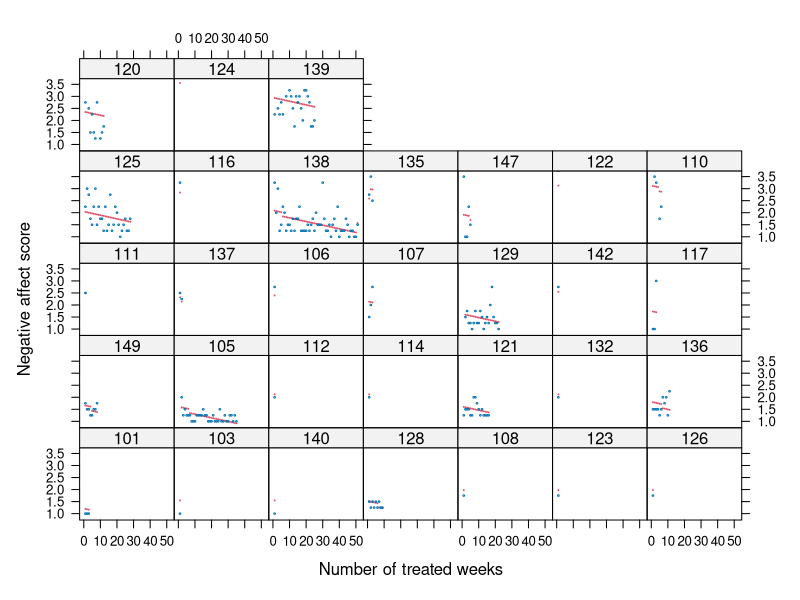
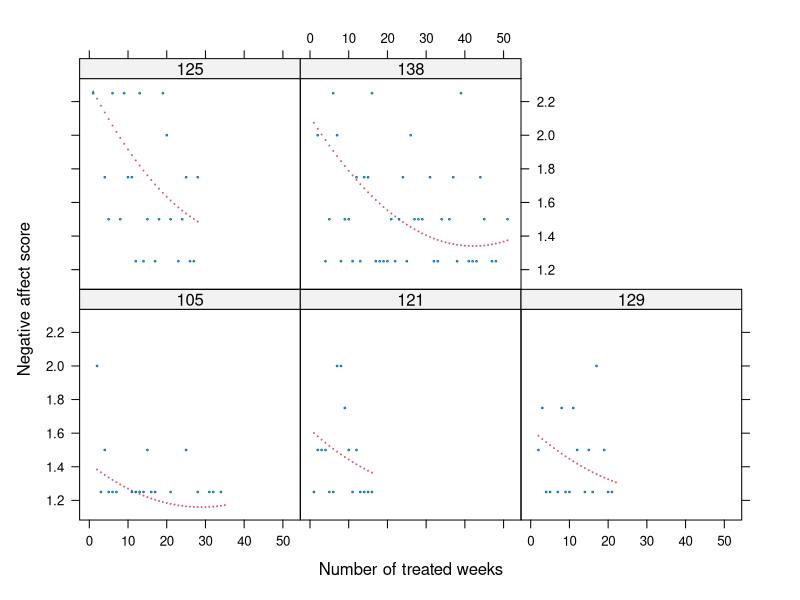
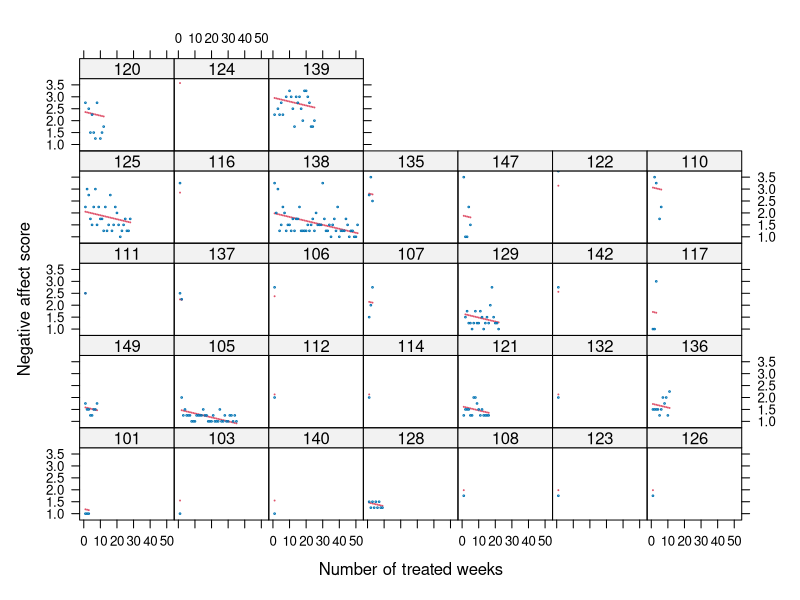
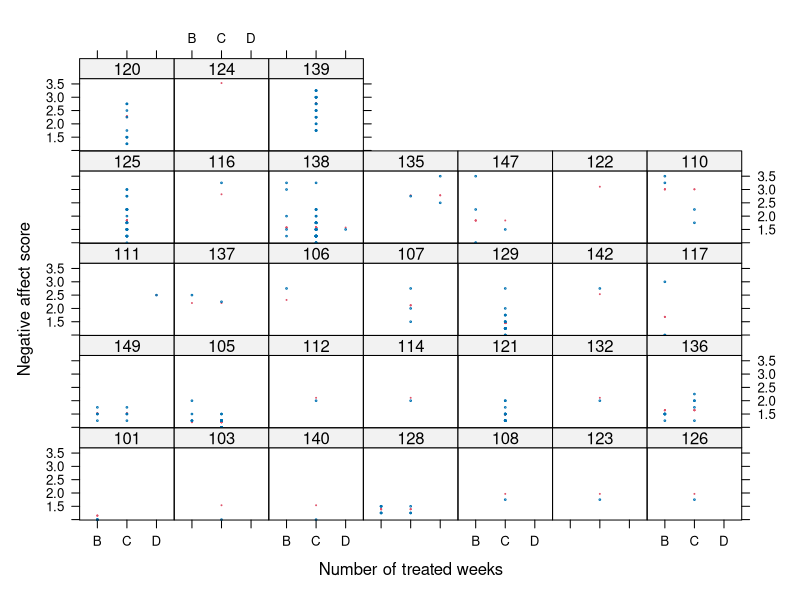
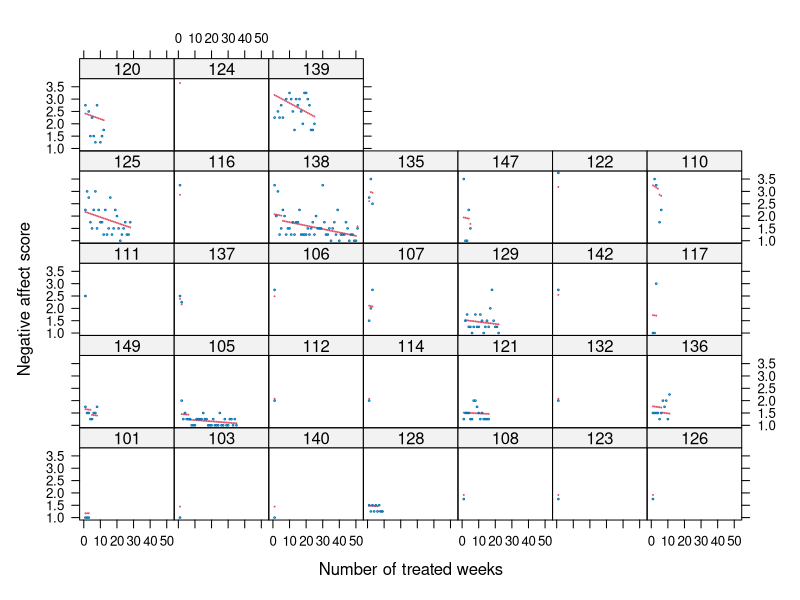
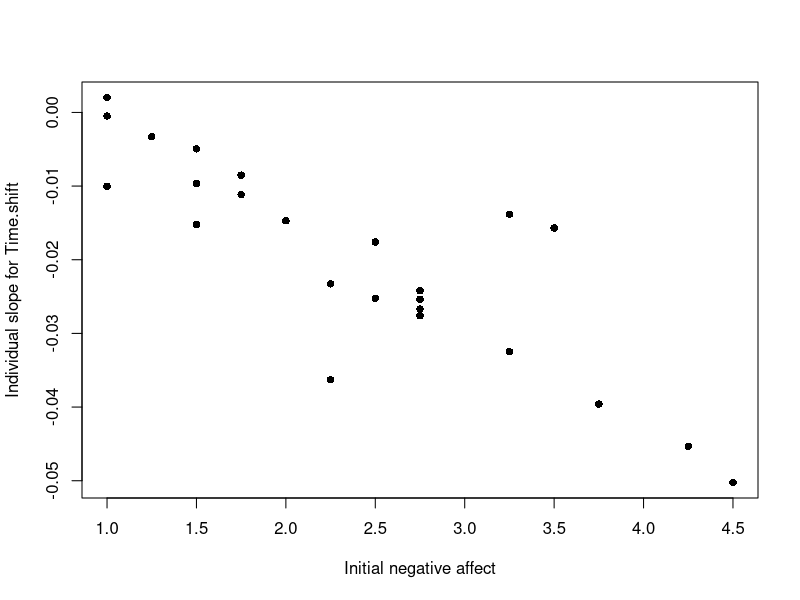

R code for these plots, in order:
library(nlme)
require(lattice)
library(latticeExtra)
library(dplyr)

## read data
## !! shift time; add a new covariate.
setwd("/home/liu00980/Documents/8801project/project_Vivian")
data_1<-read.csv('Data.csv')
table(data_1$Time)

## data cleaning (some check)
length(unique(data_1$ID))
length(unique(data_1$Time))
data_1$Time[data_1$ID==138]

for(i in unique(data_1$ID)){
a=length(data_1$Time[data_1$ID==i])
b=length(unique(data_1$Time[data_1$ID==i]))
if (a!=b) print('1')
}

#Q:
## ----- DATA CLEANING -----
## add a four level factor for variable Time as Time.pand
data_1 <- data_1[data_1$Time != 100, ]

Time.pand=rep(0,nrow(data_1))
for(i in 1:length(Time.pand)){
  if(data_1$Time[i]==100) Time.pand[i]='A'
  else if(data_1$Time[i]>=101 & data_1$Time[i]<=106) Time.pand[i]='B'
  else if(data_1$Time[i]>=200 & data_1$Time[i]<=299) Time.pand[i]='C'
  else if(data_1$Time[i]>=300)       Time.pand[i]='D' 
}
Time.pand=relevel(as.factor(Time.pand), ref = 'B')
data_1$Time.pand = Time.pand


data_1 %>%
  group_by(ID) %>%
  mutate(Time.start = min(as.character(Time.pand))) %>%
  as.data.frame() -> data_1
data_1$Time.start <- relevel(as.factor(data_1$Time.start), ref = "B")


# data_1 %>%
#   arrange(ID) %>%
#   select(ID, Time.start) %>%
#   group_by(ID) %>%
#   summarize(unique(Time.start))
  

## Shift Time (add a new variable, Time.shift)
Time.shift=rep(0,nrow(data_1))
for(i in unique(data_1$ID)){
  Time.shift[which(data_1$ID==i)]=as.numeric(as.factor(data_1$Time[which(data_1$ID==i)]))
}
data_1=data.frame(data_1,'Time.shift'=Time.shift)


# # IDs with baselines and have interventions
# id.baseline <- as.numeric(names(which(table(data_1[data_1$ID %in% data_1[data_1$Time == 100, "ID"], "ID"]) > 1)))

# data_1 %>%
#   filter(ID %in% id.baseline) %>%
#   select(ID, Time) %>%
#   arrange(ID, Time)


# intersect(
#   unique(data_1[data_1$Condition == 0, "ID"]),
#   unique(data_1[data_1$Condition != 0, "ID"])
# )

#############
# PANAS_Neg #
#############

data_neg <- data_1[, c("ID", "PANAS_Neg", "Time.pand", "Time.shift", "Time.start")]
data_neg <- na.omit(data_neg)

data_neg_group <- groupedData(PANAS_Neg ~ Time.shift | ID, data = data_neg)

## Q1: change over time
lme_neg_linear <- lme(fixed = PANAS_Neg ~ Time.shift + Time.pand + Time.start, random = ~ 1 | ID, data = data_neg_group)

summary(lme_neg_linear) # individual significant: time; borderline significant: time.start.pand compared to time.start.prepand
anova(lme_neg_linear) # overall significant: time

a <- xyplot(
  fitted(lme_neg_linear) ~ Time.shift | ID,
  data = data_neg_group,
  cex = 0.1, col = 2, lwd = 1,
  xlab = "Number of treated weeks",
  ylab = "Negative affect score"
  )
b <- xyplot(PANAS_Neg ~ Time.shift | ID, data = data_neg_group, add = T, cex = 0.2)
a + as.layer(b)


## Q2: recommended weeks

data_neg_group_quad <- data_neg_group[data_neg_group$ID %in% c(105, 121, 125, 129, 138), ]

lme_neg_quad <- lme(fixed = PANAS_Neg ~ Time.shift + I(Time.shift^2) + Time.start, random = list(~ Time.shift + I(Time.shift^2) | ID), data = data_neg_group_quad, method = "ML")
lme_neg_quad_0 <- lme(fixed = PANAS_Neg ~ Time.shift + I(Time.shift^2) + Time.start, random = list(~ 1 | ID), data = data_neg_group_quad, method = "ML")

anova(lme_neg_quad, lme_neg_quad_0)


# only time is significant
summary(lme_neg_quad)
anova(lme_neg_quad)

apply(coef(lme_neg_quad), 1, function(x) - x[2] / (2 * x[3])) 

a <- xyplot(
  fitted(lme_neg_quad) ~ Time.shift | ID,
  data = data_neg_group_quad,
  cex = 0.1, col = 2, lwd = 1,
  xlab = "Number of treated weeks",
  ylab = "Negative affect score"
  )
b <- xyplot(PANAS_Neg ~ Time.shift | ID, data = data_neg_group_quad, add = T, cex = 0.2)
a + as.layer(b)


## Q3: differential effect of pandemic

### same model as Q1
lme_neg_linear <- lme(fixed = PANAS_Neg ~ Time.shift + Time.start, random = ~ 1 | ID, data = data_neg_group)

summary(lme_neg_linear) # individual significant: time; borderline significant: time.start.pand compared to time.start.prepand
anova(lme_neg_linear) # overall significant: time

a <- xyplot(
  fitted(lme_neg_linear) ~ Time.shift | ID,
  data = data_neg_group,
  cex = 0.1, col = 2, lwd = 1,
  xlab = "Number of treated weeks",
  ylab = "Negative affect score"
  )
b <- xyplot(PANAS_Neg ~ Time.shift | ID, data = data_neg_group, add = T, cex = 0.2)
a + as.layer(b)


### factor only
lme_neg_factor <- lme(fixed = PANAS_Neg ~ Time.start, random = ~ 1| ID, data = data_neg_group)

summary(lme_neg_factor) # Time.pand borderline significant
anova(lme_neg_factor) # overall not significant

a <- xyplot(
  fitted(lme_neg_factor) ~ Time.pand | ID,
  data = data_neg_group,
  cex = 0.1, col = 2, lwd = 1,
  xlab = "Number of treated weeks",
  ylab = "Negative affect score"
  )
b <- xyplot(PANAS_Neg ~ Time.pand | ID, data = data_neg_group, add = T, cex = 0.2)
a + as.layer(b)


## Q4: most/least improvement

lme_neg_linear_rs <- lme(fixed = PANAS_Neg ~  Time.shift + Time.pand + Time.start, random = ~ Time.shift | ID, data = data_neg_group)
lme_neg_linear <- lme(fixed = PANAS_Neg ~  Time.shift + Time.pand + Time.start, random = ~ 1 | ID, data = data_neg_group)


# the random effect of time is not significant
anova(lme_neg_linear_rs, lme_neg_linear)


summary(lme_neg_linear_rs) # individual significant: time
anova(lme_neg_linear_rs) # overall significant: time (fixed effect)

a <- xyplot(
  fitted(lme_neg_linear_rs) ~ Time.shift | ID,
  data = data_neg_group,
  cex = 0.1, col = 2, lwd = 1,
  xlab = "Number of treated weeks",
  ylab = "Negative affect score"
  )
b <- xyplot(PANAS_Neg ~ Time.shift | ID, data = data_neg_group, add = T, cex = 0.2)
a + as.layer(b)

slope<- coef(lme_neg_linear_rs)[, 2]
index.temp <- rownames(coef(lme_neg_linear_rs))
effect.temp <- data_neg %>%
  filter(Time.shift == 1 ) %>%
  select(c(ID, PANAS_Neg))

effect.negative <- effect.temp$PANAS_Neg
names(effect.negative) <- effect.temp$ID
effect.negative <- effect.negative[index.temp]


summary(lm(slope ~ effect.negative))

plot(
  effect.negative,
  slope,
  pch = 16,
  xlab = "Initial negative affect",
  ylab = "Individual slope for Time.shift"
)
